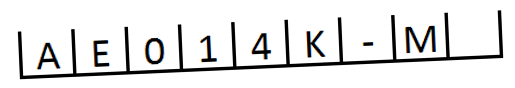
#> input picture hw1/images/XBGDQ.png, 515 x 88 px
$ python ocr_train1.py   (older library calls are emulated)
#> lines starting #> are read from the running program, lines starting #| are printed output that depends on the picture; after the words box and inside, x2 and y2 are one past the last pixel; in counts of white or black regions, pixels touching at a corner belong together
#> further down, img is the input picture: shape (88, 515, 3); mean B, G, R 228.7, 228.7, 228.7
### hw1/image_resize.py
import cv2

def resize(image, width = None, height = None, inter = cv2.INTER_AREA):
#> called with width = 600, inter = 3
    dim = None
    (h,w) = image.shape[:2]
#> h = 88; w = 515

    if width is None and height is None:
        return image

    if not width:
        r = height / float(h)
        dim = (int(w * r), height)

    else:
        r = width / float(w)
#> r = 1.17
        dim = (width, int(h * r))
#> dim = (600, 102)

    resized = cv2.resize(image, dim, interpolation = inter)

    return resized

### hw1/ocr_train1.py
import sys
import cv2, numpy as np
from matplotlib import pyplot as plt

import image_resize

def eqhist_clahe(img):

  equ = cv2.equalizeHist(img)
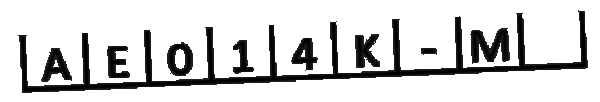
#> equ: shape (102, 600); min 0, max 255, mean 212.8
  # Contrast liomited adaptive histogram equalization
  clahe = cv2.createCLAHE(clipLimit=2.0, tileGridSize=(8,8))
  cl1 = clahe.apply(img)
  # res = np.hstack((img,cl1)) #stacking images side-by-side
  return cl1

img = cv2.imread(filename='images/XBGDQ.png')
img = image_resize.resize(image=img, width=600)

gray = cv2.cvtColor(src=img, code=cv2.COLOR_BGR2GRAY)
gray = eqhist_clahe(gray)

laplacian = cv2.Laplacian(img,cv2.CV_64F)
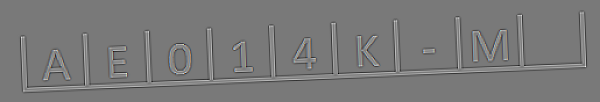
#> laplacian: shape (102, 600, 3) float64; mean B, G, R 0, 0, 0; drawn with min black and max white
sobelx = cv2.Sobel(img,cv2.CV_64F,1,0,ksize=5)
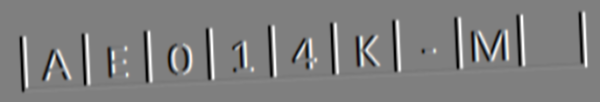
#> sobelx: shape (102, 600, 3) float64; mean B, G, R 0, 0, 0; drawn with min black and max white
sobely = cv2.Sobel(img,cv2.CV_64F,0,1,ksize=5)
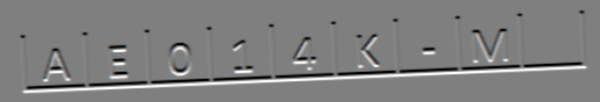
#> sobely: shape (102, 600, 3) float64; mean B, G, R 0, 0, 0; drawn with min black and max white

edges = cv2.Canny(image=gray, threshold1=50, threshold2=150,apertureSize = 3)
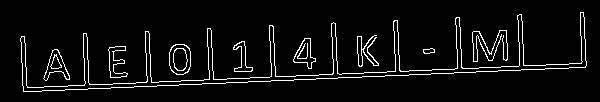
#> edges: shape (102, 600); 5.4% white in thin lines or dots, all inside (x1, y1, x2, y2) = (20, 12, 587, 92)

# [4 lines of commented-out code are left out]

cv2.imshow('edges', edges)
cv2.waitKey(0)

# ret,thresh = cv2.thres hold(gray,100,255,cv2.THRESH_BINARY)
blur = cv2.GaussianBlur(gray,(3,3),2)
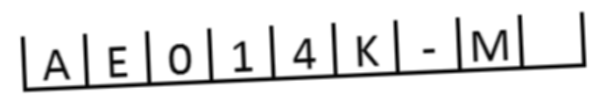
#> blur: shape (102, 600); min 2, max 255, mean 229.2
thresh = cv2.adaptiveThreshold(edges,255,cv2.ADAPTIVE_THRESH_MEAN_C,cv2.THRESH_BINARY_INV,75,10)
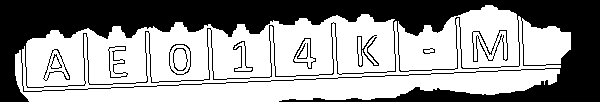
#> thresh: shape (102, 600); 59.3% white; 12 black regions

cv2.imshow('thresh', thresh)
cv2.waitKey(0)

imx, contours, hierarchy = cv2.findContours(thresh, cv2.RETR_EXTERNAL, cv2.CHAIN_APPROX_SIMPLE)
#> contours = 1 contour; box (x1, y1, x2, y2) and area: (15, 5, 571, 102) 38541

for contour in contours:
  # get rectangle bounding contour
  [x, y, w, h] = cv2.boundingRect(contour)

  # Don't plot small false positives that aren't text
  if w < 10 and h < 10:
     continue

  if w > 50:
     continue

  # draw rectangle around contour on original image
  cv2.rectangle(gray, (x, y), (x + w, y + h), (0, 0, 255), 1)
#> this loop made 1 pass
#> (x, y, w, h) on pass 1: (15, 5, 556, 97)

cv2.imshow('img', gray)
cv2.waitKey(0)

sys.exit()
#> (the program exits here)
